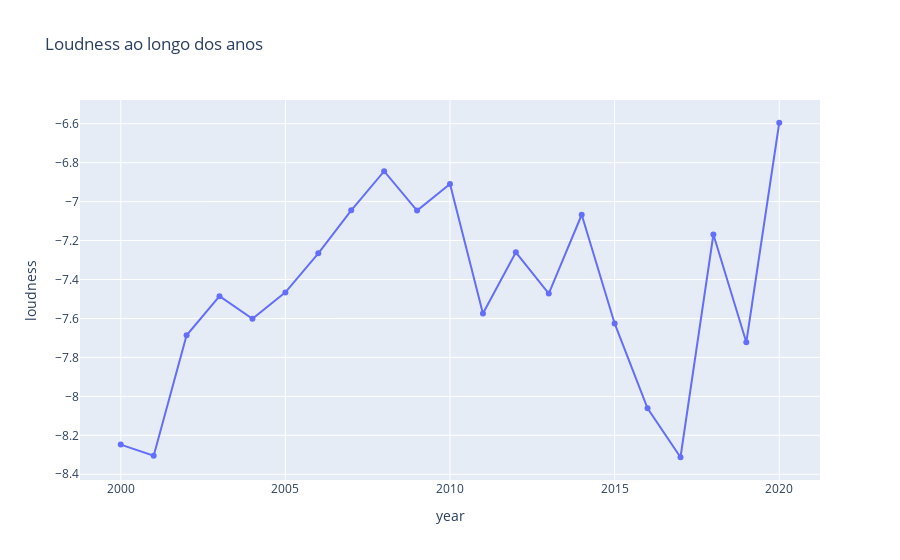

The notebook cell this image was saved under:
### Code cell
# Verificando o gráfico de loudness ao longo dos anos.
fig = px.line(dados_anos, x='year', y='loudness', markers = True, title='Loudness ao longo dos anos')
fig.show()

### Figure 1 — Plotly figure (JSON) as saved in the notebook; plotly's stock layout.template omitted (floating-point values rounded to 4 significant figures)
{"data": [{"hovertemplate": "year=%{x}<br>loudness=%{y}<extra></extra>", "legendgroup": "", "line": {"color": "#636efa", "dash": "solid"}, "marker": {"symbol": "circle"}, "mode": "lines+markers", "name": "", "orientation": "v", "showlegend": false, "type": "scatter", "x": [2000, 2001, 2002, 2003, 2004, 2005, 2006, 2007, 2008, 2009, 2010, 2011, 2012, 2013, 2014, 2015, 2016, 2017, 2018, 2019, 2020], "xaxis": "x", "y": [-8.248, -8.305, -7.687, -7.486, -7.602, -7.466, -7.266, -7.045, -6.844, -7.046, -6.91, -7.575, -7.261, -7.472, -7.067, -7.626, -8.061, -8.313, -7.169, -7.722, -6.595], "yaxis": "y"}], "layout": {"legend": {"tracegroupgap": 0}, "title": {"text": "Loudness ao longo dos anos"}, "xaxis": {"anchor": "y", "domain": [0, 1], "title": {"text": "year"}}, "yaxis": {"anchor": "x", "domain": [0, 1], "title": {"text": "loudness"}}}}
